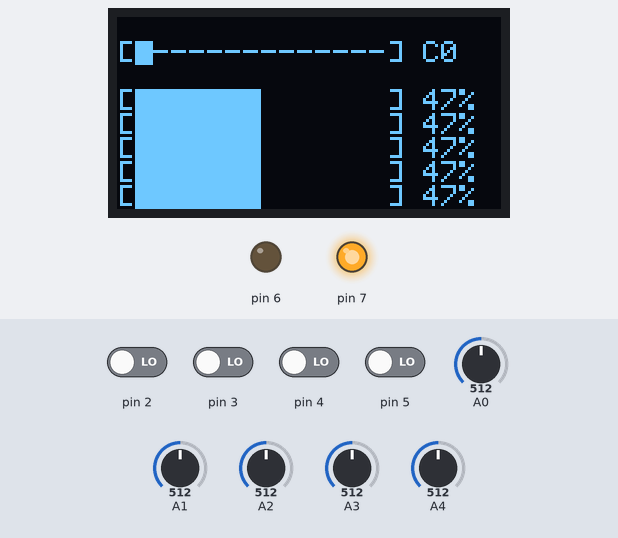
A sketch run on a simulated Arduino Uno, built with avr-gcc and run on an emulated ATmega328P. On the bench: 128×64 one-colour display, output pins drawn as LEDs (lit = HIGH). Dashed ring = blinking. The test bench sets the inputs (shaded band); at power-on: pin 2–5 LOW, A0 = 512, A2 = 512, A1 = 512, A3 = 512, A4 = 512. What the sketch prints to the serial monitor is not drawn.

Above: at 1.2 s.
1.3 s: pin 5 driven HIGH
At 1.37 s:
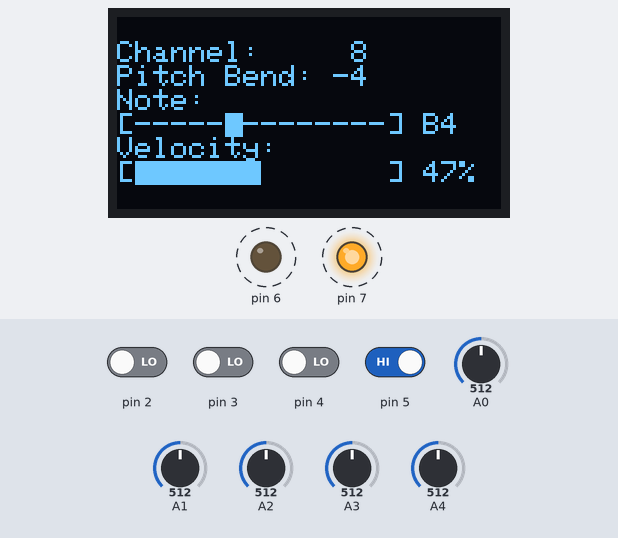
2.9 s: A0 set to 716
At 3.01 s:
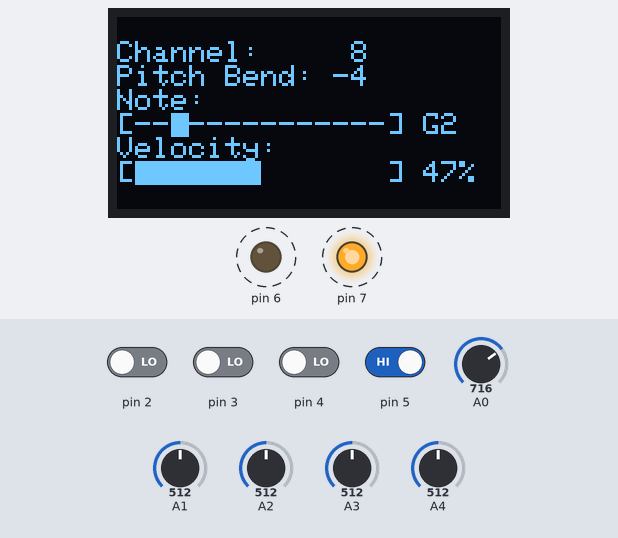
4.6 s: A2 set to 492
At 4.84 s:
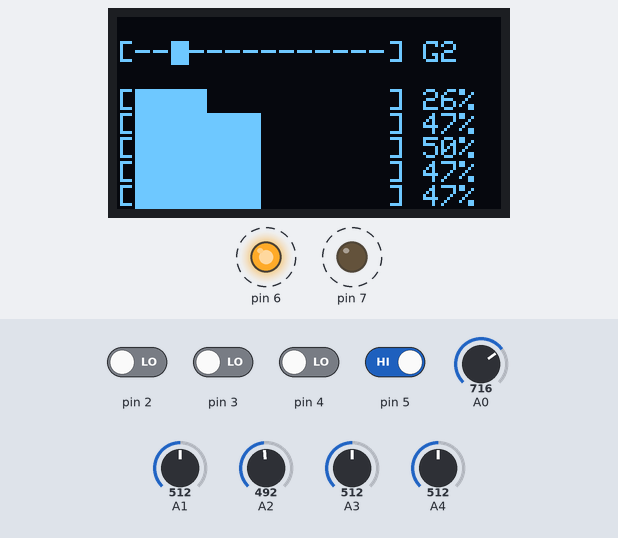
6.2 s: A2 set to 468
At 6.41 s:
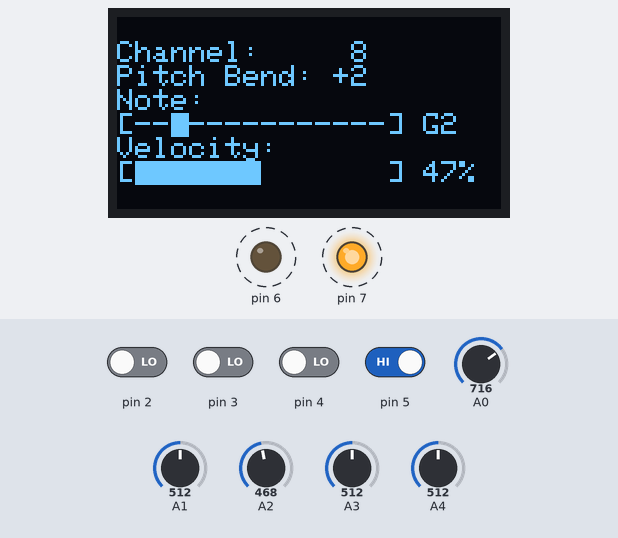
8.1 s: pin 3 driven HIGH
At 8.36 s:
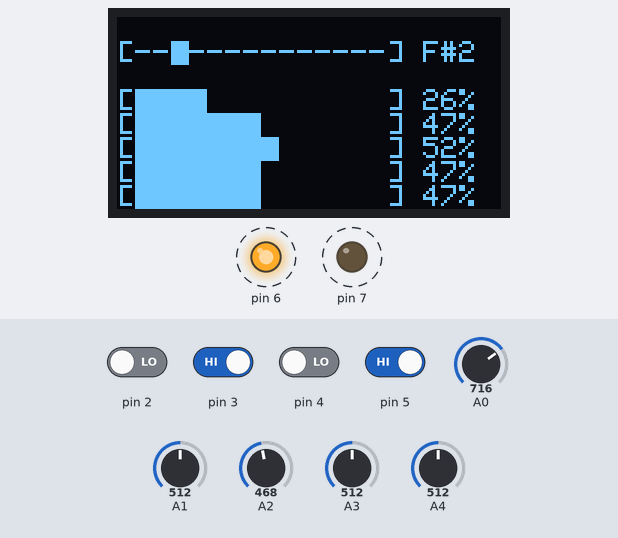
10.0 s: pin 2 driven HIGH
At 10.18 s:
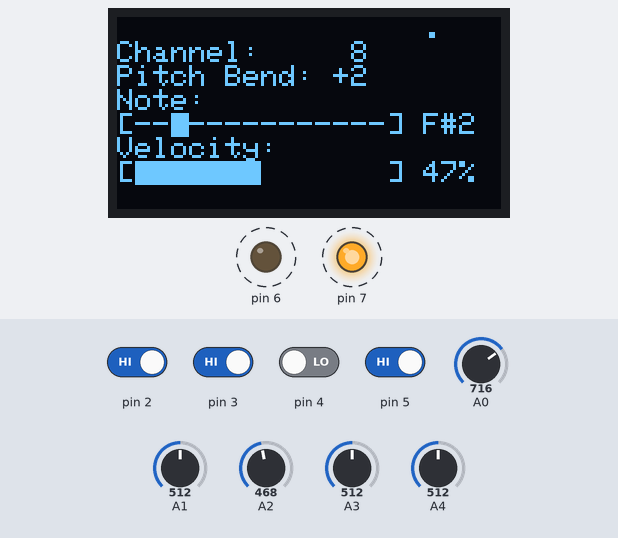
Timing chart, 0 to 15.6 s (numbered marks = the images above; inputs shaded):
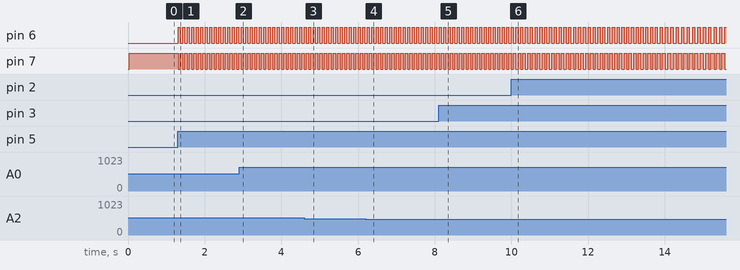

Measured:
- the behaviour switches between 478 and 477 on A2 (found by bisection; images 3 and 4)
- after the input at 1.3 s, pin 6: alternates HIGH for 0.05 s and LOW for 0.06 s, starting at once; pin 7: alternates HIGH for 0.06 s and LOW for 0.05 s, starting at once; the display: changes after 0.07 s (image 1)
- after the input at 2.9 s, the display: first differs from a run without the input after 0.11 s (image 2)
- after the input at 4.6 s, the display: first differs from a run without the input after 0.11 s (image 3)
- after the input at 6.2 s, the display: first differs from a run without the input after 0.09 s (image 4)
- after the input at 8.1 s, the display: first differs from a run without the input after 0.13 s (image 5)
- after the input at 10.0 s, the display: first differs from a run without the input after 0.12 s (image 6 shows a later state)

The sketch:

MidiController2.ino
```cpp
/********

    VERSION 0.9.1

    MIDI info from here:
    http://hinton-instruments.co.uk/reference/midi/protocol/index.htm
    http://www.indiana.edu/~emusic/cntrlnumb.html

    This is basically an extended, optimized version of MidiController1 version 0.6 that features multiple modes.

    CHANGES:
      - 0.9.1
        - So... I seem to almost be reaching the memory limit here.
        - Removed pseudo-splashscreen for memory reasons
        - Made the notes[] variable global, also for memory reasons
        - Added channel info display on mode 1 (this will probably get added to midicontroller1)

      - 0.9.0
        - Added the second mode with 5 general knobs
        - Added logic for the RGB LED

    TODO:
      - Debounce b3 ?
      - Bug tests?

*********/

#include <SPI.h>
#include <Wire.h>
#include <Adafruit_GFX.h>
#include <Adafruit_SSD1306.h>

// These are for using software SPI
#define OLED_MOSI    9
#define OLED_CLK     10
#define OLED_DC      11
#define OLED_CS      12
#define OLED_RESET      13
Adafruit_SSD1306 display(OLED_MOSI, OLED_CLK, OLED_DC, OLED_RESET, OLED_CS);


int mode = 2;

String notes[] = { "C", "C#", "D", "D#", "E", "F", "F#", "G", "G#", "A", "A#", "B" };

// The buttons
boolean status = false;   // Note transmission status
int currentNote = 0;      // M1: used to ensure we don't get stuck sending a note forever  M2: Current note to broadcast
int prevPitch = 64;          // previous loop pitch value

// Transmission symbol
int transmit = 0;

void setup()  {

  Serial.begin(31250);

  // Initialize the buttons
  for (int i = 2; i < 5; i++)
    pinMode(i, INPUT);

  display.begin(SSD1306_SWITCHCAPVCC);
  display.clearDisplay();
  display.setTextSize(1);

  /* RGB LED mapping:
    8 - R
    7 - G
    6 - B
  */

  for(int i = 6; i < 8; i++)
    pinMode(i, OUTPUT);

}

void loop() {

  display.setCursor(0,0);

  int numBars = 14;  // total number of bars to use on display

  bool b0 = (digitalRead(2) == HIGH ? true : false);
  bool b1 = (digitalRead(3) == HIGH ? true : false);
  bool b2 = (digitalRead(4) == HIGH ? true : false);
  bool b3 = (digitalRead(5) == HIGH ? true : false);

  /* BUTTON MAPPING
    2 - Send note
    3 - Lower note (mode 2 only)
    4 - Higher note (mode 2 only)
    5 - Change Mode
  */

  if(b3)
    mode = (mode == 1 ? 2 : 1);


  if(mode == 1){

    digitalWrite(7, LOW);
    digitalWrite(6, HIGH);

    /* Potentiometer mapping for mode 1:
      PIN  VAR  MEANING
      A0   p0   Note Value
      A1   p1   Velocity
      A2   p2   Pitch bend
      A3   p3   General
      A4   p4   Channel

    */

    int p4 = map(analogRead(A4), 15, 940, 15, 0);
    p4 = (p4 < 0 ? 0 : p4);
    p4 = (p4 > 15 ? 15 : p4);

    int p3 = map(analogRead(A3), 15, 940, 127, 0);
    p3 = (p3 < 0 ? 0 : p3);
    p3 = (p3 > 127 ? 127 : p3);

    int p2 = map(analogRead(A2), 15, 940, 0x80, 0);
    p2 = (p2 < 0 ? 0 : p2);
    p2 = (p2 > 0x80 ? 0x80 : p2);

    int p1 = map(analogRead(A1), 15, 940, 127, 0);
    p1 = (p1 < 0 ? 0 : p1);
    p1 = (p1 > 127 ? 127 : p1);


    int p0 = (status ? currentNote : map(analogRead(A0), 15, 940, 127, 0));
    p0 = (p0 < 0 ? 0 : p0);
    p0 = (p0 > 127 ? 127 : p0);


    // BUTTONS

    if(b0 && !status){
      // Initial Press
      Serial.write(0x90 + p4);
      Serial.write(p0);
      Serial.write(p1);

      status = true;
    }
    else if(b0 && status){
      // Sustain
      Serial.write(0xB0 + p4);
      Serial.write(0x40);
      Serial.write(65);

    }
    else if(!b0 && status){
      // Kill note
      Serial.write(0x90 + p4);
      Serial.write(p0);
      Serial.write(0x00);
      // Stop Sustain
      Serial.write(0xB0 + p4);
      Serial.write(0x40);
      Serial.write(63);

      status = false;
      transmit = 0;
    }

    if(b1){
      Serial.write(0xB0 + p4);
      Serial.write(0x7B);
      Serial.write(0x65);
    }

    // KNOBS

    // pitch bend
    if(p2 != prevPitch){
      Serial.write(0xE0 + p4);
      Serial.write(0x00);
      Serial.write(p2);
      prevPitch = p2;
    }


    // General
    Serial.write(0xB0);
    Serial.write(0x50);
    Serial.write(p3);


    // DISPLAY

    // MIDI State

    if(status){
      transmit++;
      display.print("                 .");
      for(int i = 0; i < ((transmit/10)%4); i++)
        display.print(".");
    }
    display.println("");

    // Display channel info
    display.print("Channel:     ");
    display.println(p4+1);

    // Display pitch bend info

    display.print("Pitch Bend: ");
    display.print(p2 > 64 ? "+" : (p2 == 64 ? " " : ""));
    display.println(p2-64);


    // Display the note info:

    display.println("Note:");
    display.print("[");
    for(int i = 0; i < map(p0, 0, 127, 0, numBars)-1; i++)
      display.print("-");

    display.setTextColor(BLACK, WHITE);
    display.print(" ");
    display.setTextColor(WHITE, BLACK);
    for(int i = 0; i < numBars-(map(p0, 0, 127, 0, numBars) == 0 ? 1 : map(p0, 0, 127, 0, numBars)); i++)
      display.print("-");

    display.print("] ");
    display.print(notes[p0%12]);
    display.println(p0/12);


    // Display the velocity info:

    display.println("Velocity:");
    display.print("[");
    display.setTextColor(BLACK, WHITE);
    for(int i = 0; i < map(p1, 127, 0, numBars, 0); i++)
      display.print(" ");
    display.setTextColor(WHITE, BLACK);

    for(int i = 0; i < numBars-map(p1, 127, 0, numBars, 0); i++)
      display.print(" ");

    display.print("] ");
    display.print(map(p1, 127, 0, 100, 1));
    display.println("%");

    currentNote = p0;
    prevPitch = p2;
  }
  else if(mode == 2){

    digitalWrite(6, LOW);
    digitalWrite(7, HIGH);

    // POTENTIOMETERS

    int p0 = map(analogRead(A0), 15, 940, 127, 0);
    p0 = (p0 < 0 ? 0 : p0);
    p0 = (p0 > 127 ? 127 : p0);

    int p1 = map(analogRead(A1), 15, 940, 127, 0);
    p1 = (p1 < 0 ? 0 : p1);
    p1 = (p1 > 127 ? 127 : p1);

    int p2 = map(analogRead(A2), 15, 940, 127, 0);
    p2 = (p2 < 0 ? 0 : p2);
    p2 = (p2 > 127 ? 127 : p2);

    int p3 = map(analogRead(A3), 15, 940, 127, 0);
    p3 = (p3 < 0 ? 0 : p3);
    p3 = (p3 > 127 ? 127 : p3);

    int p4 = map(analogRead(A4), 15, 940, 127, 0);
    p4 = (p4 < 0 ? 0 : p4);
    p4 = (p4 > 127 ? 127 : p4);

    // BUTTONS

    if(b0 && !status){

      // Initial Press
      Serial.write(0x90);
      Serial.write(currentNote);
      Serial.write(0x7F);

      status = true;
    }
    else if(b0 && status){
      // Sustain
      Serial.write(0xB0);
      Serial.write(0x40);
      Serial.write(65);


    }
    else if(!b0 && status){
      // Kill note
      Serial.write(0x90);
      Serial.write(currentNote);
      Serial.write(0x00);
      // Stop Sustain
      Serial.write(0xB0);
      Serial.write(0x40);
      Serial.write(63);


      status = false;
      transmit = 0;
    }
    else if(!b0){
      status = false;
    }

    if(b1)
      currentNote--;

    if(b2)
      currentNote++;


    // SERIAL OUTPUT

    Serial.write(0xB0);
    Serial.write(0x50);
    Serial.write(p0);

    Serial.write(0xB0);
    Serial.write(0x51);
    Serial.write(p1);

    Serial.write(0xB0);
    Serial.write(0x52);
    Serial.write(p2);

    Serial.write(0xB0);
    Serial.write(0x53);
    Serial.write(p3);

    Serial.write(0xB0);
    Serial.write(0x54);
    Serial.write(p4);


    // DISPLAY


    // MIDI State

    if(status){
      transmit++;
      display.print("                 .");
      for(int i = 0; i < ((transmit/10)%4); i++)
        display.print(".");
    }
    display.println("");

    // Display the current note

    display.print("[");
    for(int i = 0; i < map(currentNote, 0, 127, 0, numBars)-1; i++)
      display.print("-");

    display.setTextColor(BLACK, WHITE);
    display.print(" ");
    display.setTextColor(WHITE, BLACK);
    for(int i = 0; i < numBars-(map(currentNote, 0, 127, 0, numBars) == 0 ? 1 : map(currentNote, 0, 127, 0, numBars)); i++)
      display.print("-");

    display.print("] ");
    display.print(notes[currentNote%12]);
    display.println(currentNote/12);


    // Display the 5 potentiometers' output
    display.print("\n[");
    display.setTextColor(BLACK, WHITE);
    for(int i = 0; i < map(p0, 127, 0, numBars, 0); i++)
      display.print(" ");
    display.setTextColor(WHITE, BLACK);

    for(int i = 0; i < numBars-map(p0, 127, 0, numBars, 0); i++)
      display.print(" ");

    display.print("] ");
    display.print(map(p0, 127, 0, 100, 1));
    display.println("%");

    display.print("[");
    display.setTextColor(BLACK, WHITE);
    for(int i = 0; i < map(p1, 127, 0, numBars, 0); i++)
      display.print(" ");
    display.setTextColor(WHITE, BLACK);

    for(int i = 0; i < numBars-map(p1, 127, 0, numBars, 0); i++)
      display.print(" ");

    display.print("] ");
    display.print(map(p1, 127, 0, 100, 1));
    display.println("%");

    display.print("[");
    display.setTextColor(BLACK, WHITE);
    for(int i = 0; i < map(p2, 127, 0, numBars, 0); i++)
      display.print(" ");
    display.setTextColor(WHITE, BLACK);

    for(int i = 0; i < numBars-map(p2, 127, 0, numBars, 0); i++)
      display.print(" ");

    display.print("] ");
    display.print(map(p2, 127, 0, 100, 1));
    display.println("%");

    display.print("[");
    display.setTextColor(BLACK, WHITE);
    for(int i = 0; i < map(p3, 127, 0, numBars, 0); i++)
      display.print(" ");
    display.setTextColor(WHITE, BLACK);

    for(int i = 0; i < numBars-map(p3, 127, 0, numBars, 0); i++)
      display.print(" ");

    display.print("] ");
    display.print(map(p3, 127, 0, 100, 1));
    display.println("%");

    display.print("[");
    display.setTextColor(BLACK, WHITE);
    for(int i = 0; i < map(p4, 127, 0, numBars, 0); i++)
      display.print(" ");
    display.setTextColor(WHITE, BLACK);

    for(int i = 0; i < numBars-map(p4, 127, 0, numBars, 0); i++)
      display.print(" ");

    display.print("] ");
    display.print(map(p4, 127, 0, 100, 1));
    display.println("%");


  }


  // Print to display

  display.display();
  delay(5);
  display.clearDisplay();

}
```
